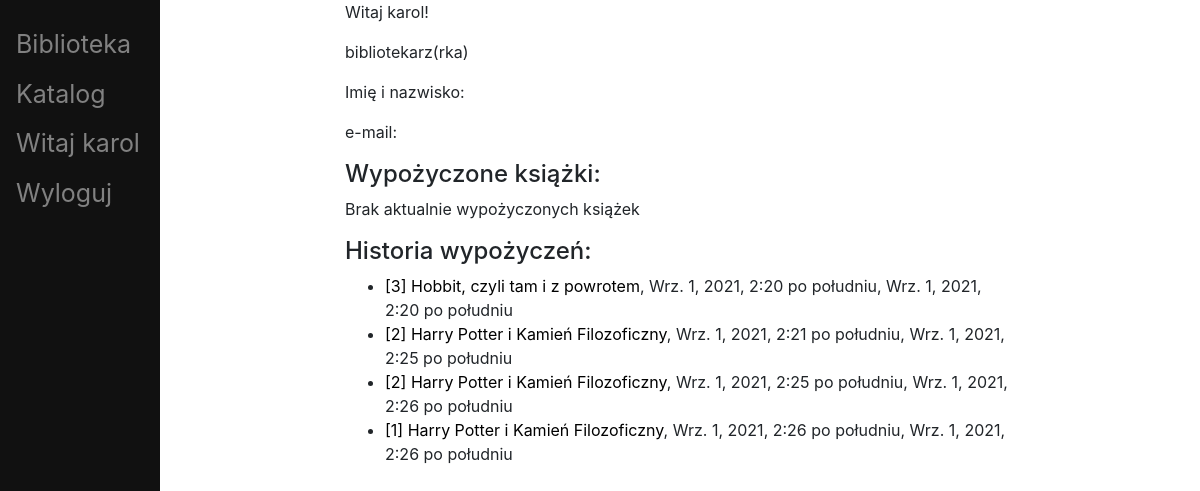
/myprofile/ (signed in), run on an earlier commit of the app's database.
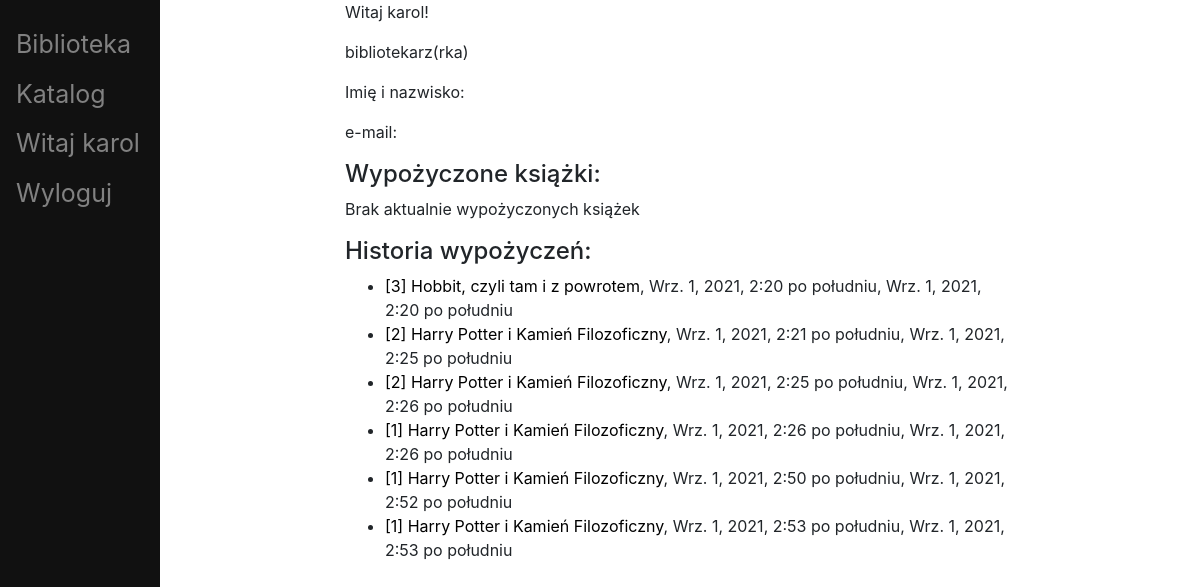
And on a later commit of the database.
### library_app/models.py (models this page shows, shortened)
class Borrowing(models.Model):
    book = models.ForeignKey(Book, on_delete=models.CASCADE)
    borrower = models.ForeignKey(User, on_delete=models.CASCADE, null=True, blank=True)
    start_date = models.DateTimeField()
    end_date = models.DateTimeField(null=True, blank=True)

class Book(models.Model):
    type = models.ForeignKey(BookType, on_delete=models.CASCADE)
    production_year = models.IntegerField()
    borrower = models.ForeignKey(User, on_delete=models.CASCADE, null=True, blank=True)
    def get_absolute_url(self):
        return f"/books/{self.id}"

class BookType(models.Model):
    title = models.CharField(max_length=200)
    author = models.CharField(max_length=200)

### library_app/views.py (the view)
# urls.py: path('myprofile/', views.my_profile, name='myprofile'),
@login_required
def my_profile(request):
    return render(request, "library_app/my_profile.html", {})

### library_app/templates/library_app/my_profile.html (shortened to what this page needs)
{% extends "library_app/base.html" %}
{% block content %}
<p>Witaj {{user.username}}!</p>
{% if user.is_staff %} <p>bibliotekarz(rka)</p> {% endif %}
<p>Imię i nazwisko: {{user.get_full_name}}</p>
<p>e-mail: {{user.email}}</p>
<h4>Wypożyczone książki:</h4>
{% if user.book_set.all.count > 0 %}
    <ul>
        {% for book in user.book_set.all%}
        <li class="book_on_list"><a href='{{book.get_absolute_url}}'>[{{book.id}}] {{book.type.title}} - od {{book.borrowing_set.last.start_date}}</a></li>
        {% endfor %}
    </ul>
{% else %}
    <p>Brak aktualnie wypożyczonych książek</p>
{% endif %}
<h4>Historia wypożyczeń:</h4>
{% if user.borrowing_set.all.count > 0 %}
    <ul>
        {% for bor in user.borrowing_set.all%}
            <li class="book_on_list"><a href='{{bor.book.get_absolute_url}}'>[{{bor.book.id}}] {{bor.book.type.title}}</a>, {{bor.start_date}}, {{bor.end_date}}</li>
        {% endfor %}
    </ul>
{% else %}
    <p>Jeszcze nic nie wypożyczyłeś/aś</p>
{% endif %}
{% endblock %}

What changed in the data, as far as the page shows it:
added Borrowing: book.id "1", book.type "Harry Potter i Kamień Filozoficzny", start_date "Wrz. 1, 2021, 2:50 po południu", end_date "Wrz. 1, 2021, 2:52 po południu"
added Borrowing: book.id "1", book.type "Harry Potter i Kamień Filozoficzny", start_date "Wrz. 1, 2021, 2:53 po południu", end_date "Wrz. 1, 2021, 2:53 po południu"
